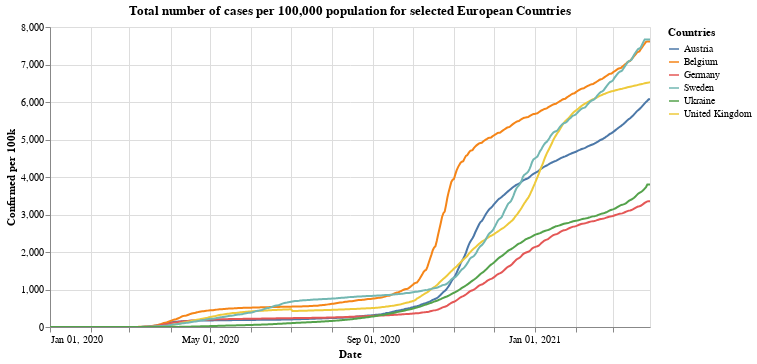

Write notebook code for a chart like this one.
### Markdown cell above
## Total cases per 100,000

### Code cell
#collapse

leg_selection = alt.selection_multi(fields=['id'], bind='legend')

alt.Chart(x_small).mark_line().encode(
    x=alt.X("yearmonthdate(date):T", axis=alt.Axis(title='Date')),
    y=alt.Y("confirmed_per:Q", axis=alt.Axis(title='Confirmed per 100k')),
    tooltip='id',
    color=alt.Color('id', legend=alt.Legend(title="Countries")),
    opacity=alt.condition(leg_selection, alt.value(1), alt.value(0.2))
).add_selection(leg_selection).properties(title='Total number of cases per 100,000 population for selected European Countries', width=600).interactive()

### Figure 1 — Vega-Lite specification as saved in the notebook (floating-point values rounded to 4 significant figures; data arrays with more than 128 entries replaced by an {"elided": "..."} marker saying what was removed)
{"config": {"view": {"continuousWidth": 400, "continuousHeight": 300}}, "data": {"name": "data-4c2d49abf6512f740b39a5bb8287d9b3"}, "mark": "line", "encoding": {"color": {"type": "nominal", "field": "id", "legend": {"title": "Countries"}}, "opacity": {"condition": {"value": 1, "selection": "selector001"}, "value": 0.2}, "tooltip": {"type": "nominal", "field": "id"}, "x": {"type": "temporal", "axis": {"title": "Date"}, "field": "date", "timeUnit": "yearmonthdate"}, "y": {"type": "quantitative", "axis": {"title": "Confirmed per 100k"}, "field": "confirmed_per"}}, "selection": {"selector001": {"type": "multi", "fields": ["id"], "bind": "legend"}, "selector002": {"type": "interval", "bind": "scales", "encodings": ["x", "y"]}}, "title": "Total number of cases per 100,000 population for selected European Countries", "width": 600, "$schema": "https://vega.github.io/schema/vega-lite/v4.8.1.json", "datasets": {"data-4c2d49abf6512f740b39a5bb8287d9b3": {"elided": "2724 records"}}}
